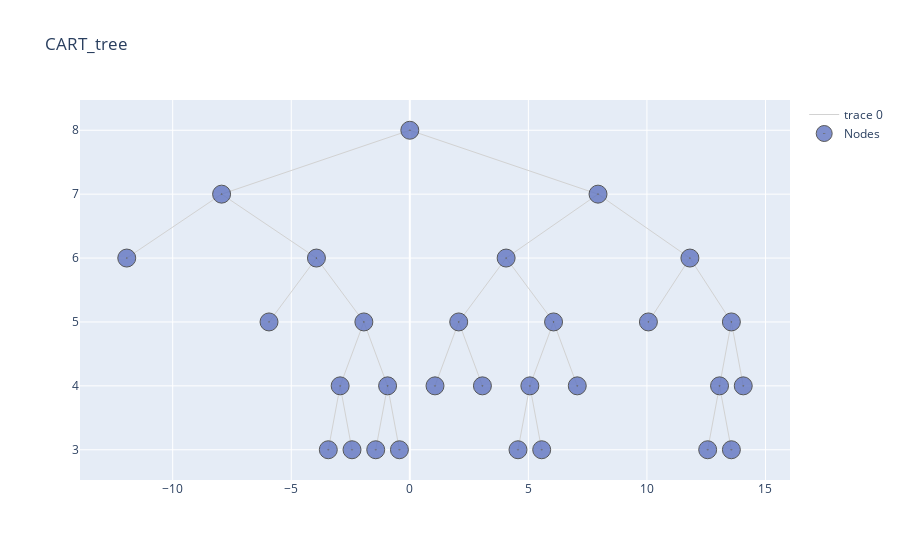

Here is the notebook cell this chart was saved with:
### Code cell
import warnings
warnings.filterwarnings("ignore", category=FutureWarning) 


cart.print_tree(table = False, html = False)#.style.hide_index() #print both the pruned and non pruned tree 
#cart.print_tree(table = False, html = False, visual_pruning = True)

### Figure 1 — Plotly figure (JSON) as saved in the notebook; plotly's stock layout.template omitted (floating-point values rounded to 4 significant figures)
{"data": [{"hoverinfo": "none", "line": {"color": "rgb(210,210,210)", "width": 1}, "mode": "lines", "type": "scatter", "x": [0, -7.938, null, 0, 7.938, null, -7.938, -11.94, null, -7.938, -3.938, null, 7.938, 4.062, null, 7.938, 11.81, null, -3.938, -5.938, null, -3.938, -1.938, null, 4.062, 2.062, null, 4.062, 6.062, null, 11.81, 10.06, null, 11.81, 13.56, null, -1.938, -2.938, null, -1.938, -0.9375, null, 2.062, 1.062, null, 2.062, 3.062, null, 6.062, 5.062, null, 6.062, 7.062, null, 13.56, 13.06, null, 13.56, 14.06, null, -2.938, -3.438, null, -2.938, -2.438, null, -0.9375, -1.438, null, -0.9375, -0.4375, null, 5.062, 4.562, null, 5.062, 5.562, null, 13.06, 12.56, null, 13.06, 13.56, null], "y": [8, 7, null, 8, 7, null, 7, 6, null, 7, 6, null, 7, 6, null, 7, 6, null, 6, 5, null, 6, 5, null, 6, 5, null, 6, 5, null, 6, 5, null, 6, 5, null, 5, 4, null, 5, 4, null, 5, 4, null, 5, 4, null, 5, 4, null, 5, 4, null, 5, 4, null, 5, 4, null, 4, 3, null, 4, 3, null, 4, 3, null, 4, 3, null, 4, 3, null, 4, 3, null, 4, 3, null, 4, 3, null]}, {"hoverinfo": "text", "marker": {"color": "#6175c1", "line": {"color": "rgb(50,50,50)", "width": 1}, "size": 18, "symbol": "circle-dot"}, "mode": "markers", "name": "Nodes", "opacity": 0.8, "text": ["n4, None, Bin Value: 158.2, pearson : 3860.8, Samples : 5", "n10, None, Bin Value: 135, pearson : 2258, Samples : 9", "n44, None, Bin Value: 130.2, pearson : 2216.8, Samples : 5", "n45, None, Bin Value: 114, pearson : 3352, Samples : 16", "n46, None, Bin Value: 113.14, pearson : 4702.86, Samples : 7", "n47, None, Bin Value: 125.03, pearson : 36542.91, Samples : 105", "n24, None, Bin Value: 90.8, pearson : 1276.8, Samples : 5", "n25, None, Bin Value: 100.62, pearson : 2469.88, Samples : 8", "n27, None, Bin Value: 128.67, pearson : 255.33, Samples : 6", "n52, None, Bin Value: 117, pearson : 4036, Samples : 16", "n53, None, Bin Value: 109.4, pearson : 18810.8, Samples : 45", "n14, None, Bin Value: 74, pearson : 4226, Samples : 6", "n31, None, Bin Value: 134.5, pearson : 427.5, Samples : 6", "n60, None, Bin Value: 94.25, pearson : 10528.75, Samples : 36", "n61, None, Bin Value: 109.2, pearson : 830.8, Samples : 5", "n1, Sales>7.55, Bin Value: 115.78, pearson : 155526.82, Samples : 280", "n2, Sales>1.165, Bin Value: 125.18, pearson : 62395.4, Samples : 147", "n5, Sales>2.96, Bin Value: 124.01, pearson : 52889.97, Samples : 142", "n11, Population>94.5, Bin Value: 123.27, pearson : 49472.26, Samples : 133", "n22, Sales>5.01, Bin Value: 117.86, pearson : 6568.57, Samples : 21", "n23, Sales>3.545, Bin Value: 124.29, pearson : 42172.86, Samples : 112", "n3, Sales>9.825, Bin Value: 105.38, pearson : 65775.44, Samples : 133", "n6, Sales>7.79, Bin Value: 110.33, pearson : 32277.55, Samples : 80", "n12, Population>254.0, Bin Value: 96.85, pearson : 4043.69, Samples : 13", "n13, Sales>9.47, Bin Value: 112.94, pearson : 25413.76, Samples : 67", "n26, Population>129.5, Bin Value: 111.39, pearson : 23528.56, Samples : 61", "n7, Population>32.0, Bin Value: 97.92, pearson : 28595.7, Samples : 53", "n15, CompPrice>146.5, Bin Value: 100.98, pearson : 20496.98, Samples : 47", "n30, Income>115.0, Bin Value: 96.07, pearson : 12340.78, Samples : 41"], "type": "scatter", "x": [-11.94, -5.938, -3.438, -2.438, -1.438, -0.4375, 1.062, 3.062, 7.062, 4.562, 5.562, 10.06, 14.06, 12.56, 13.56, 0, -7.938, -3.938, -1.938, -2.938, -0.9375, 7.938, 4.062, 2.062, 6.062, 5.062, 11.81, 13.56, 13.06], "y": [6, 5, 3, 3, 3, 3, 4, 4, 4, 3, 3, 5, 4, 3, 3, 8, 7, 6, 5, 4, 4, 7, 6, 5, 5, 4, 6, 5, 4]}], "layout": {"title": {"text": "CART_tree"}}}
